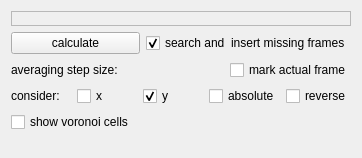
         <widget class="QWidget" name="scrollAreaWidgetContents_4">
          <property name="geometry">
           <rect>
            <x>0</x>
            <y>0</y>
            <width>362</width>
            <height>158</height>
           </rect>
          </property>
          <property name="sizePolicy">
           <sizepolicy hsizetype="MinimumExpanding" vsizetype="Minimum">
            <horstretch>0</horstretch>
            <verstretch>0</verstretch>
           </sizepolicy>
          </property>
          <layout class="QVBoxLayout" name="verticalLayout_18">
           <item>
            <widget class="AnalysePlot" name="analysePlot">
             <property name="sizePolicy">
              <sizepolicy hsizetype="Expanding" vsizetype="Expanding">
               <horstretch>0</horstretch>
               <verstretch>0</verstretch>
              </sizepolicy>
             </property>
             <property name="maximumSize">
              <size>
               <width>16777215</width>
               <height>400</height>
              </size>
             </property>
             <property name="frameShape">
              <enum>QFrame::StyledPanel</enum>
             </property>
             <property name="frameShadow">
              <enum>QFrame::Shadow::Raised</enum>
             </property>
            </widget>
           </item>
           <item>
            <layout class="QHBoxLayout">
             <item>
              <widget class="QPushButton" name="anaCalculate">
               <property name="text">
                <string>calculate</string>
               </property>
              </widget>
             </item>
             <item>
              <widget class="QCheckBox" name="anaMissingFrames">
               <property name="text">
                <string>search and  insert missing frames</string>
               </property>
               <property name="checked">
                <bool>true</bool>
               </property>
              </widget>
             </item>
            </layout>
           </item>
           <item>
            <layout class="QHBoxLayout">
             <item>
              <layout class="QHBoxLayout">
               <item>
                <widget class="QLabel" name="label_21">
                 <property name="text">
                  <string>averaging step size:</string>
                 </property>
                </widget>
               </item>
               <item>
                <widget class="PSpinBox" name="anaStep" native="true">
                 <property name="minimum" stdset="0">
                  <number>1</number>
                 </property>
                 <property name="value" stdset="0">
                  <number>25</number>
                 </property>
                </widget>
               </item>
              </layout>
             </item>
             <item>
              <spacer>
               <property name="orientation">
                <enum>Qt::Horizontal</enum>
               </property>
               <property name="sizeHint" stdset="0">
                <size>
                 <width>40</width>
                 <height>20</height>
                </size>
               </property>
              </spacer>
             </item>
             <item>
              <widget class="QCheckBox" name="anaMarkAct">
               <property name="text">
                <string>mark actual frame</string>
               </property>
              </widget>
             </item>
            </layout>
           </item>
           <item>
            <layout class="QHBoxLayout">
             <item>
              <widget class="QLabel" name="label_16">
               <property name="text">
                <string>consider:</string>
               </property>
              </widget>
             </item>
             <item>
              <widget class="QCheckBox" name="anaConsiderX">
               <property name="text">
                <string>x</string>
               </property>
              </widget>
             </item>
             <item>
              <widget class="QCheckBox" name="anaConsiderY">
               <property name="text">
                <string>y</string>
               </property>
               <property name="checked">
                <bool>true</bool>
               </property>
              </widget>
             </item>
             <item>
              <widget class="QCheckBox" name="anaConsiderAbs">
               <property name="text">
                <string>absolute</string>
               </property>
              </widget>
             </item>
             <item>
              <widget class="QCheckBox" name="anaConsiderRev">
               <property name="text">
                <string>reverse</string>
               </property>
              </widget>
             </item>
            </layout>
           </item>
           <item>
            <widget class="QCheckBox" name="showVoronoiCells">
             <property name="text">
              <string>show voronoi cells</string>
             </property>
            </widget>
           </item>
           <item>
            <spacer name="verticalSpacer">
             <property name="orientation">
              <enum>Qt::Vertical</enum>
             </property>
             <property name="sizeHint" stdset="0">
              <size>
               <width>0</width>
               <height>0</height>
              </size>
             </property>
            </spacer>
           </item>
          </layout>
         </widget>
